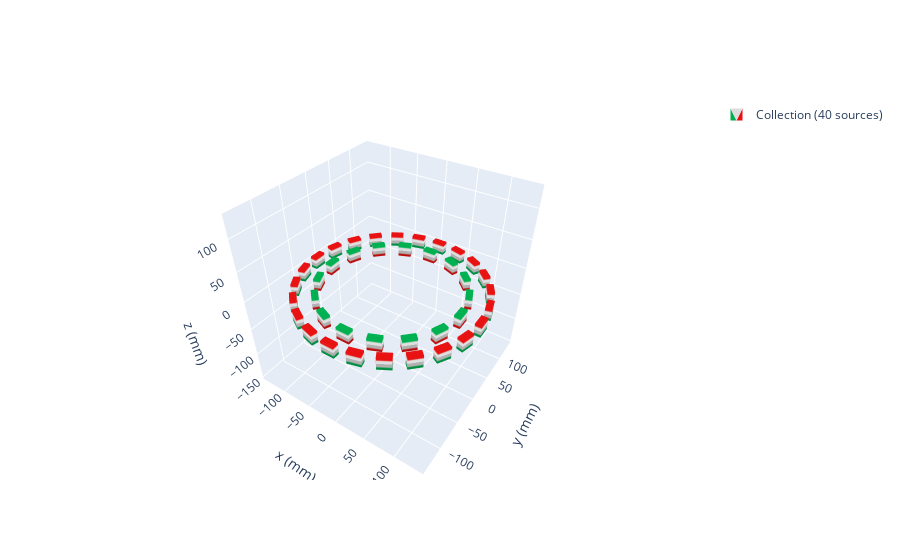

Source (notebook cell):
### Code cell
angleC = 360/24

cmag_radius_out = 140
cmag_radius_inner = 110

# create magnets
c1 = magpy.magnet.Cuboid(magnetization=[0,0,1.4], dimension=[20,10,20],position=[0,cmag_radius_out,0])
c2 = magpy.magnet.Cuboid(magnetization=[0,0,1.4], dimension=[20,10,20],position=[0,cmag_radius_out,0])
c3 = magpy.magnet.Cuboid(magnetization=[0,0,1.4], dimension=[20,10,20],position=[0,cmag_radius_out,0])
c4 = magpy.magnet.Cuboid(magnetization=[0,0,1.4], dimension=[20,10,20],position=[0,cmag_radius_out,0])
c5 = magpy.magnet.Cuboid(magnetization=[0,0,1.4], dimension=[20,10,20],position=[0,cmag_radius_out,0])
c6 = magpy.magnet.Cuboid(magnetization=[0,0,1.4], dimension=[20,10,20],position=[0,cmag_radius_out,0])
c7 = magpy.magnet.Cuboid(magnetization=[0,0,1.4], dimension=[20,10,20],position=[0,cmag_radius_out,0])
c8 = magpy.magnet.Cuboid(magnetization=[0,0,1.4], dimension=[20,10,20],position=[0,cmag_radius_out,0])
c9 = magpy.magnet.Cuboid(magnetization=[0,0,1.4], dimension=[20,10,20],position=[0,cmag_radius_out,0])
c10 = magpy.magnet.Cuboid(magnetization=[0,0,1.4], dimension=[20,10,20],position=[0,cmag_radius_out,0])
c11 = magpy.magnet.Cuboid(magnetization=[0,0,1.4], dimension=[20,10,20],position=[0,cmag_radius_out,0])
c12 = magpy.magnet.Cuboid(magnetization=[0,0,1.4], dimension=[20,10,20],position=[0,cmag_radius_out,0])
c13 = magpy.magnet.Cuboid(magnetization=[0,0,1.4], dimension=[20,10,20],position=[0,cmag_radius_out,0])
c14 = magpy.magnet.Cuboid(magnetization=[0,0,1.4], dimension=[20,10,20],position=[0,cmag_radius_out,0])
c15 = magpy.magnet.Cuboid(magnetization=[0,0,1.4], dimension=[20,10,20],position=[0,cmag_radius_out,0])
c16 = magpy.magnet.Cuboid(magnetization=[0,0,1.4], dimension=[20,10,20],position=[0,cmag_radius_out,0])
c17 = magpy.magnet.Cuboid(magnetization=[0,0,1.4], dimension=[20,10,20],position=[0,cmag_radius_out,0])
c18 = magpy.magnet.Cuboid(magnetization=[0,0,1.4], dimension=[20,10,20],position=[0,cmag_radius_out,0])
c19 = magpy.magnet.Cuboid(magnetization=[0,0,1.4], dimension=[20,10,20],position=[0,cmag_radius_out,0])
c20 = magpy.magnet.Cuboid(magnetization=[0,0,1.4], dimension=[20,10,20],position=[0,cmag_radius_out,0])
c21 = magpy.magnet.Cuboid(magnetization=[0,0,1.4], dimension=[20,10,20],position=[0,cmag_radius_out,0])
c22 = magpy.magnet.Cuboid(magnetization=[0,0,1.4], dimension=[20,10,20],position=[0,cmag_radius_out,0])
c23 = magpy.magnet.Cuboid(magnetization=[0,0,1.4], dimension=[20,10,20],position=[0,cmag_radius_out,0])
c24 = magpy.magnet.Cuboid(magnetization=[0,0,1.4], dimension=[20,10,20],position=[0,cmag_radius_out,0])


# manipulate magnets
# s1.rotate(25,[0,1,0],anchor=[-gap,0,-56])
c2.rotate(R.from_euler('z', -angleC*1, degrees=True) ,anchor=[0,0,0])
c3.rotate(R.from_euler('z', -angleC*2, degrees=True) ,anchor=[0,0,0])
c4.rotate(R.from_euler('z', -angleC*3, degrees=True) ,anchor=[0,0,0])
c5.rotate(R.from_euler('z', -angleC*4, degrees=True) ,anchor=[0,0,0])
c6.rotate(R.from_euler('z', -angleC*5, degrees=True) ,anchor=[0,0,0])
c7.rotate(R.from_euler('z', -angleC*6, degrees=True) ,anchor=[0,0,0])
c8.rotate(R.from_euler('z', -angleC*7, degrees=True) ,anchor=[0,0,0])
c9.rotate(R.from_euler('z', -angleC*8, degrees=True) ,anchor=[0,0,0])
c10.rotate(R.from_euler('z', -angleC*9, degrees=True) ,anchor=[0,0,0])
c11.rotate(R.from_euler('z', -angleC*10, degrees=True) ,anchor=[0,0,0])
c12.rotate(R.from_euler('z', -angleC*11, degrees=True) ,anchor=[0,0,0])
c13.rotate(R.from_euler('z', -angleC*12, degrees=True) ,anchor=[0,0,0])
c14.rotate(R.from_euler('z', -angleC*13, degrees=True) ,anchor=[0,0,0])
c15.rotate(R.from_euler('z', -angleC*14, degrees=True) ,anchor=[0,0,0])
c16.rotate(R.from_euler('z', -angleC*15, degrees=True) ,anchor=[0,0,0])
c17.rotate(R.from_euler('z', -angleC*16, degrees=True) ,anchor=[0,0,0])
c18.rotate(R.from_euler('z', -angleC*17, degrees=True) ,anchor=[0,0,0])
c19.rotate(R.from_euler('z', -angleC*18, degrees=True) ,anchor=[0,0,0])
c20.rotate(R.from_euler('z', -angleC*19, degrees=True) ,anchor=[0,0,0])
c21.rotate(R.from_euler('z', -angleC*20, degrees=True) ,anchor=[0,0,0])
c22.rotate(R.from_euler('z', -angleC*21, degrees=True) ,anchor=[0,0,0])
c23.rotate(R.from_euler('z', -angleC*22, degrees=True) ,anchor=[0,0,0])
c24.rotate(R.from_euler('z', -angleC*23, degrees=True) ,anchor=[0,0,0])



angle2 = 360/16
# create magnets
ci1 = magpy.magnet.Cuboid(magnetization=[0,0,-1.4], dimension=[20,10,20],position=[0,cmag_radius_inner,0])
ci2 = magpy.magnet.Cuboid(magnetization=[0,0,-1.4], dimension=[20,10,20],position=[0,cmag_radius_inner,0])
ci3 = magpy.magnet.Cuboid(magnetization=[0,0,-1.4], dimension=[20,10,20],position=[0,cmag_radius_inner,0])
ci4 = magpy.magnet.Cuboid(magnetization=[0,0,-1.4], dimension=[20,10,20],position=[0,cmag_radius_inner,0])
ci5 = magpy.magnet.Cuboid(magnetization=[0,0,-1.4], dimension=[20,10,20],position=[0,cmag_radius_inner,0])
ci6 = magpy.magnet.Cuboid(magnetization=[0,0,-1.4], dimension=[20,10,20],position=[0,cmag_radius_inner,0])
ci7 = magpy.magnet.Cuboid(magnetization=[0,0,-1.4], dimension=[20,10,20],position=[0,cmag_radius_inner,0])
ci8 = magpy.magnet.Cuboid(magnetization=[0,0,-1.4], dimension=[20,10,20],position=[0,cmag_radius_inner,0])
ci9 = magpy.magnet.Cuboid(magnetization=[0,0,-1.4], dimension=[20,10,20],position=[0,cmag_radius_inner,0])
ci10 = magpy.magnet.Cuboid(magnetization=[0,0,-1.4], dimension=[20,10,20],position=[0,cmag_radius_inner,0])
ci11 = magpy.magnet.Cuboid(magnetization=[0,0,-1.4], dimension=[20,10,20],position=[0,cmag_radius_inner,0])
ci12 = magpy.magnet.Cuboid(magnetization=[0,0,-1.4], dimension=[20,10,20],position=[0,cmag_radius_inner,0])
ci13 = magpy.magnet.Cuboid(magnetization=[0,0,-1.4], dimension=[20,10,20],position=[0,cmag_radius_inner,0])
ci14 = magpy.magnet.Cuboid(magnetization=[0,0,-1.4], dimension=[20,10,20],position=[0,cmag_radius_inner,0])
ci15 = magpy.magnet.Cuboid(magnetization=[0,0,-1.4], dimension=[20,10,20],position=[0,cmag_radius_inner,0])
ci16 = magpy.magnet.Cuboid(magnetization=[0,0,-1.4], dimension=[20,10,20],position=[0,cmag_radius_inner,0])


ci2.rotate(R.from_euler('z', -angle2*1, degrees=True),anchor=[0,0,0])
ci3.rotate(R.from_euler('z', -angle2*2, degrees=True),anchor=[0,0,0])
ci4.rotate(R.from_euler('z', -angle2*3, degrees=True),anchor=[0,0,0])
ci5.rotate(R.from_euler('z', -angle2*4, degrees=True),anchor=[0,0,0])
ci6.rotate(R.from_euler('z', -angle2*5, degrees=True),anchor=[0,0,0])
ci7.rotate(R.from_euler('z', -angle2*6, degrees=True),anchor=[0,0,0])
ci8.rotate(R.from_euler('z', -angle2*7, degrees=True),anchor=[0,0,0])
ci9.rotate(R.from_euler('z', -angle2*8, degrees=True),anchor=[0,0,0])
ci10.rotate(R.from_euler('z', -angle2*9, degrees=True),anchor=[0,0,0])
ci11.rotate(R.from_euler('z', -angle2*10, degrees=True),anchor=[0,0,0])
ci12.rotate(R.from_euler('z', -angle2*11, degrees=True),anchor=[0,0,0])
ci13.rotate(R.from_euler('z', -angle2*12, degrees=True),anchor=[0,0,0])
ci14.rotate(R.from_euler('z', -angle2*13, degrees=True),anchor=[0,0,0])
ci15.rotate(R.from_euler('z', -angle2*14, degrees=True),anchor=[0,0,0])
ci16.rotate(R.from_euler('z', -angle2*15, degrees=True),anchor=[0,0,0])
# s2.move([5,0,-4])

# create collection
cmag = magpy.Collection(c1,c2,c3,c4,c5,c6,c7,c8,c9,c10,c11,c12,c13,c14,c15,c16,c17,c18,c19,c20,c21,c22,c23,c24,
                        ci1,ci2,ci3,ci4,ci5,ci6,ci7,ci8,ci9,ci10,ci11,ci12,ci13,ci14,ci15,ci16)
cmag.move([0, 0, -10])

c = cmag

# display system geometry on ax1
magpy.show(c,suppress=True, direc=True)

### Figure 1 — Plotly figure (JSON) as saved in the notebook; plotly's stock layout.template omitted (floating-point values rounded to 4 significant figures; data arrays with more than 128 entries replaced by an {"elided": "..."} marker saying what was removed)
{"data": [{"color": "#2e91e5", "colorscale": [[0, "#00b050"], [0.16, "#00b050"], [0.26, "#dddddd"], [0.74, "#dddddd"], [0.84, "#e71111"], [1, "#e71111"]], "i": {"elided": "480 int values"}, "intensity": {"elided": "320 int values"}, "j": {"elided": "480 int values"}, "k": {"elided": "480 int values"}, "legendgroup": "Collection(id=2238416413696)", "name": "Collection (40 sources)", "opacity": 1, "showlegend": true, "showscale": false, "type": "mesh3d", "x": {"elided": "320 float values"}, "y": {"elided": "320 float values"}, "z": {"elided": "320 float values"}}], "layout": {"legend": {"itemsizing": "constant"}, "scene": {"aspectmode": "manual", "aspectratio": {"x": 1, "y": 1, "z": 1}, "camera": {"eye": {"x": 1, "y": -1.5, "z": 1.4}}, "xaxis": {"autorange": false, "range": [-145, 145], "title": {"text": "x (mm)"}}, "yaxis": {"autorange": false, "range": [-145, 145], "title": {"text": "y (mm)"}}, "zaxis": {"autorange": false, "range": [-155, 135], "title": {"text": "z (mm)"}}}}}
